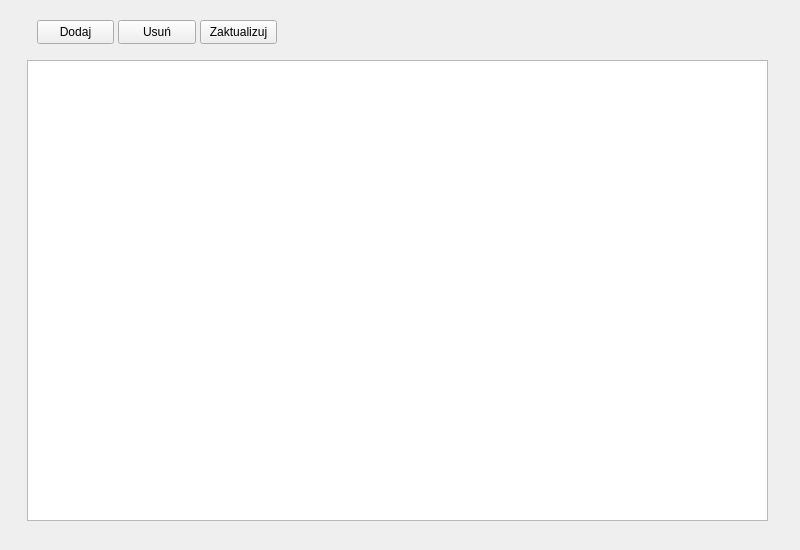
<?xml version="1.0" encoding="UTF-8"?>
<ui version="4.0">
 <class>InvoiceView</class>
 <widget class="QWidget" name="InvoiceView">
  <property name="geometry">
   <rect>
    <x>0</x>
    <y>0</y>
    <width>800</width>
    <height>550</height>
   </rect>
  </property>
  <property name="windowTitle">
   <string>MainWindow</string>
  </property>
  <widget class="QWidget" name="centralwidget" native="true">
   <property name="geometry">
    <rect>
     <x>0</x>
     <y>0</y>
     <width>795</width>
     <height>541</height>
    </rect>
   </property>
   <widget class="QTableView" name="tableView">
    <property name="geometry">
     <rect>
      <x>27</x>
      <y>60</y>
      <width>741</width>
      <height>461</height>
     </rect>
    </property>
   </widget>
   <widget class="QPushButton" name="pushButton_del">
    <property name="geometry">
     <rect>
      <x>118</x>
      <y>20</y>
      <width>78</width>
      <height>24</height>
     </rect>
    </property>
    <property name="text">
     <string>Usuń</string>
    </property>
   </widget>
   <widget class="QPushButton" name="pushButton_add">
    <property name="geometry">
     <rect>
      <x>37</x>
      <y>20</y>
      <width>77</width>
      <height>24</height>
     </rect>
    </property>
    <property name="text">
     <string>Dodaj</string>
    </property>
   </widget>
   <widget class="QPushButton" name="pushButton_update">
    <property name="geometry">
     <rect>
      <x>200</x>
      <y>20</y>
      <width>77</width>
      <height>24</height>
     </rect>
    </property>
    <property name="text">
     <string>Zaktualizuj</string>
    </property>
   </widget>
  </widget>
 </widget>
 <resources/>
 <connections/>
</ui>
